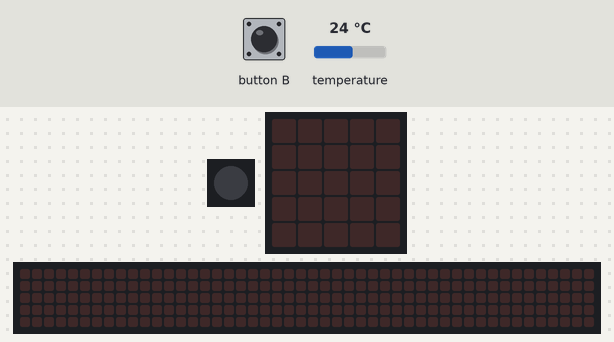
This program was run on a simulated Calliope mini (MakeCode). Parts: 1 RGB LEDs in strip order, left to right, the board's 5×5 LED display, a strip that is not on the board, showing the scrolling text unrolled. The test bench sets the inputs (shaded band); at power-on: temperature 24 °C. The 48×5 strip is a reading aid, not a part: it shows the text the display is scrolling, unrolled, one strip-width of it at a time.

Above: at 1.2 s.
1.3 s: button B pressed for 0.15 s
At 4.0 s:
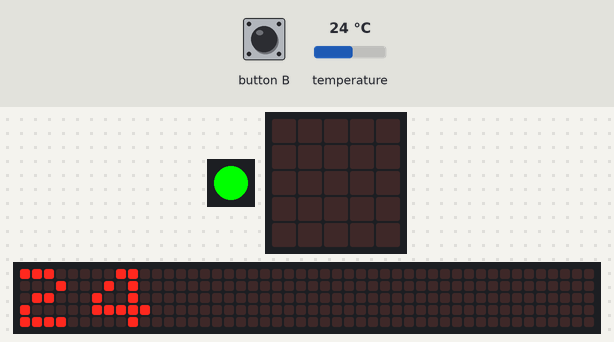
At 5.1 s:
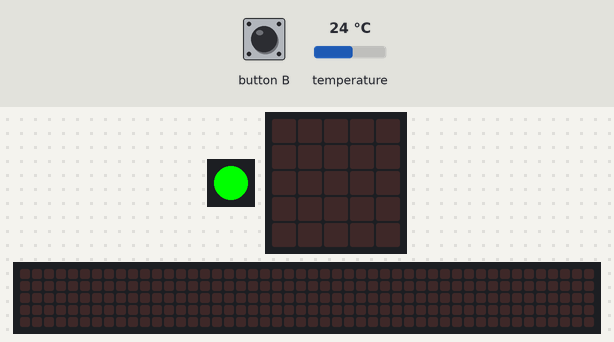
Timing chart, 0 to 6.6 s (numbered marks = the images above; inputs shaded):
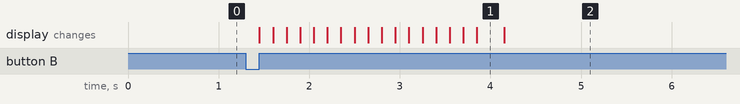

Measured:
- after the input at 1.3 s, the display: changes after 0.15 s (image 1)

The program:

main.ts
```typescript
input.onButtonEvent(Button.B, input.buttonEventClick(), function () {
    if (input.temperature() > 25) {
        basic.setLedColor(basic.rgb(255, 0, 0))
    } else if (input.temperature() < 15) {
        basic.setLedColor(basic.rgb(0, 0, 255))
    } else {
        basic.setLedColor(basic.rgb(0, 255, 0))
    }
    basic.showString("" + (input.temperature()))
})
```

test.ts
```typescript
// Hier kann man Tests durchführen; diese Datei wird nicht kompiliert, wenn dieses Paket als Erweiterung verwendet wird.
```
